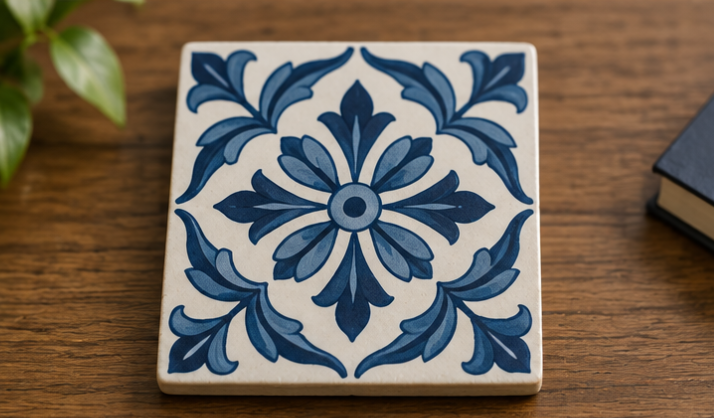
#> input picture opencv_ozellik_eslestirme/images/referans.png, 714 x 418 px
$ python eslesme_filtreleme.py
#> lines starting #> are read from the running program, lines starting #| are printed output that depends on the picture
import cv2

# görüntüleri gri seviyede oku
reference = cv2.imread("images/referans.png", cv2.IMREAD_GRAYSCALE)
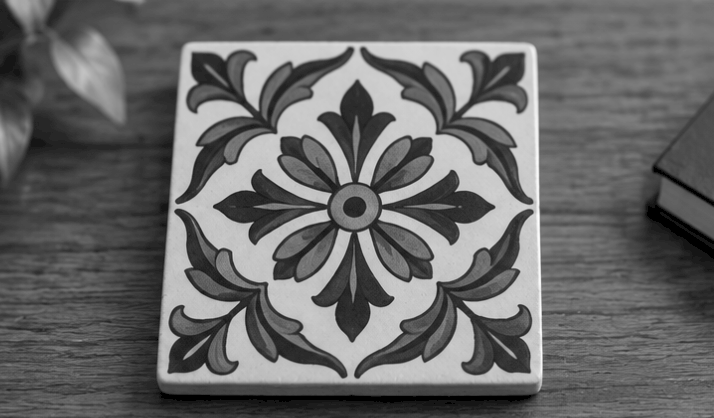
#> reference: shape (418, 714); min 0, max 255, mean 103.7
scene = cv2.imread("images/sahne.png", cv2.IMREAD_GRAYSCALE)
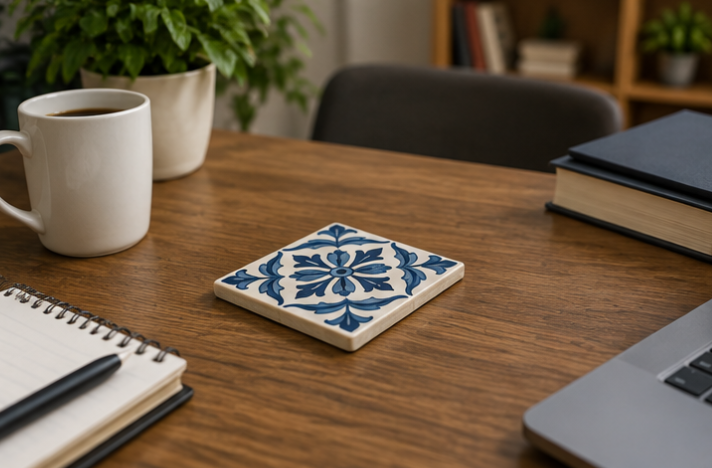
#> input picture opencv_ozellik_eslestirme/images/sahne.png, 712 x 468 px
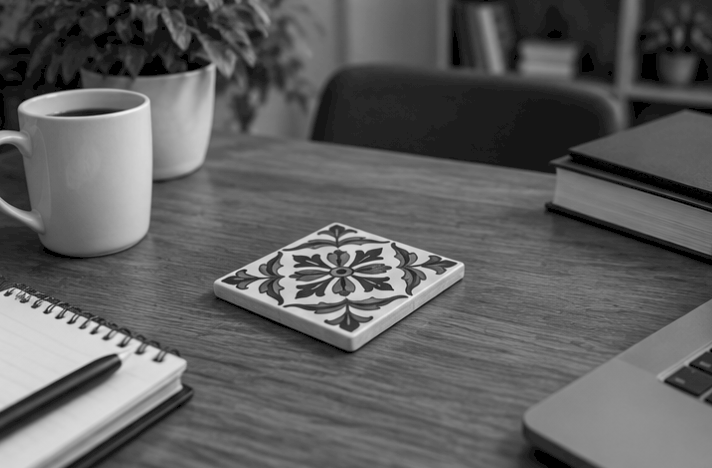
#> scene: shape (468, 712); min 0, max 243, mean 95

# nfeatures: farklı ölçek ve açıkarda yeterli özellik bulabilmek için üst sınır
orb = cv2.ORB_create(nfeatures = 2000)

# anahtar noktaları ve orb descriptorlarını çıkar
keypoints_reference, descriptors_reference = orb.detectAndCompute(reference, None)
#> keypoints_reference = 2000 keypoints; strongest (x, y, size): (214, 206, 31), (393, 298, 31), (260, 170, 31), (380, 194, 31)
keypoints_scece, descriptors_scene = orb.detectAndCompute(scene, None)
#> keypoints_scece = 1977 keypoints; strongest (x, y, size): (223, 280, 31), (393, 244, 31), (409, 296, 31), (44, 312, 31)

if descriptors_reference is None or descriptors_scene is None:
    raise RuntimeError("yeterli ozellik bulunamadı")

# Brute force matcher
# NORM_HAMMING: orb binary descriptorlar için hamming mesafesi kullanmak
# crossCheck: knnMatch ile birden fazla aday karşılaştıracağımız için false yaptık
matcher = cv2.BFMatcher(cv2.NORM_HAMMING, crossCheck=False)

# k = 2: her descriptor için en yakın 2 eşleşmeyi getir
knn_matches = matcher.knnMatch(descriptors_reference, descriptors_scene, k = 2)
#> knn_matches = 2000 matches

good_matches = []

for match_pair in knn_matches:

    if len(match_pair) < 2: # bazı descriptorlar için 2 aday bulunmayabilir
        continue

    first, second = match_pair

    # 0.75: en iyi eşleşme ikinci adaydan belirgin şekilde daha iyi olmalı
    # oran küçüldükçe filtre daha katı hale gelir
    if first.distance < 0.75 * second.distance:
        good_matches.append(first)
#> after the loop, good_matches = 14 matches

# iyi eşleşmeleri mesafelerine göre sırala
good_matches = sorted(good_matches, key = lambda match: match.distance)

# en fazla 50 tane iyi eşleşme görüntüle
matches_to_draw = good_matches[:50]
#> matches_to_draw = 14 matches

# eşleşmeyen noktaları göstermeden bağlantı çizgilerini oluştur
result = cv2.drawMatches(reference, keypoints_reference, scene, keypoints_scece, matches_to_draw, None, matchColor=(0, 255, 0), flags=cv2.DRAW_MATCHES_FLAGS_NOT_DRAW_SINGLE_POINTS)
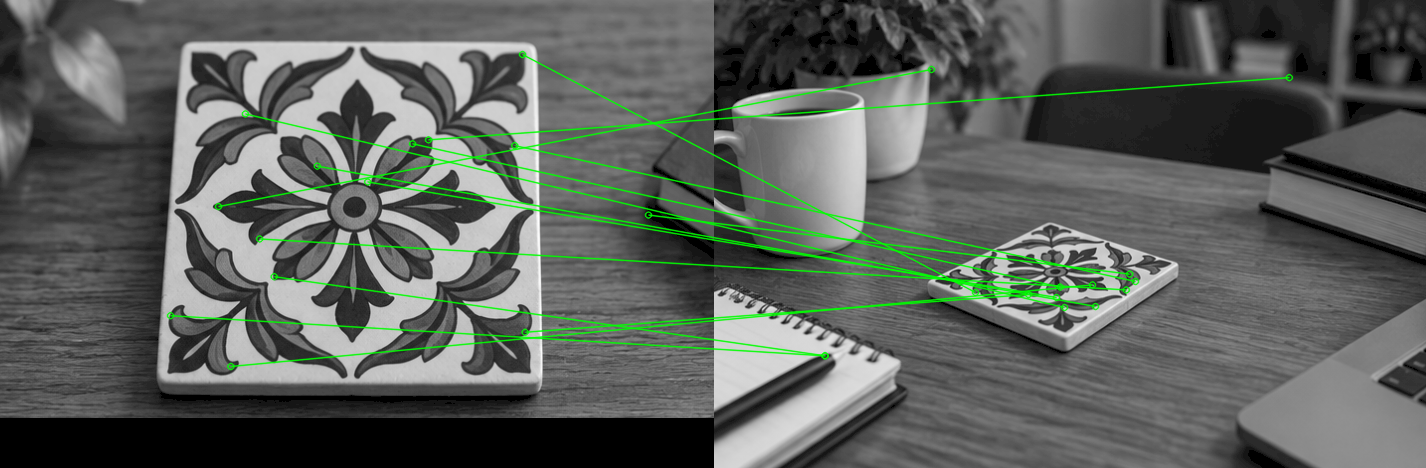
#> result: shape (468, 1426, 3); mean of channels 0, 1, 2 91.7, 96.8, 91.7; drawn as B, G, R

print(f"toplam knn eşleme grubu: {len(knn_matches)}")
#| toplam knn eşleme grubu: 2000
print(f"filtreleme sonrası iyi eşleşmeler: {len(good_matches)}")
#| filtreleme sonrası iyi eşleşmeler: 14

cv2.imshow("filtrelenmis eslesmeler", result)
cv2.imwrite("outputs/filtrelenmis_eslesmeler.jpg", result)

cv2.waitKey(0)
cv2.destroyAllWindows()
